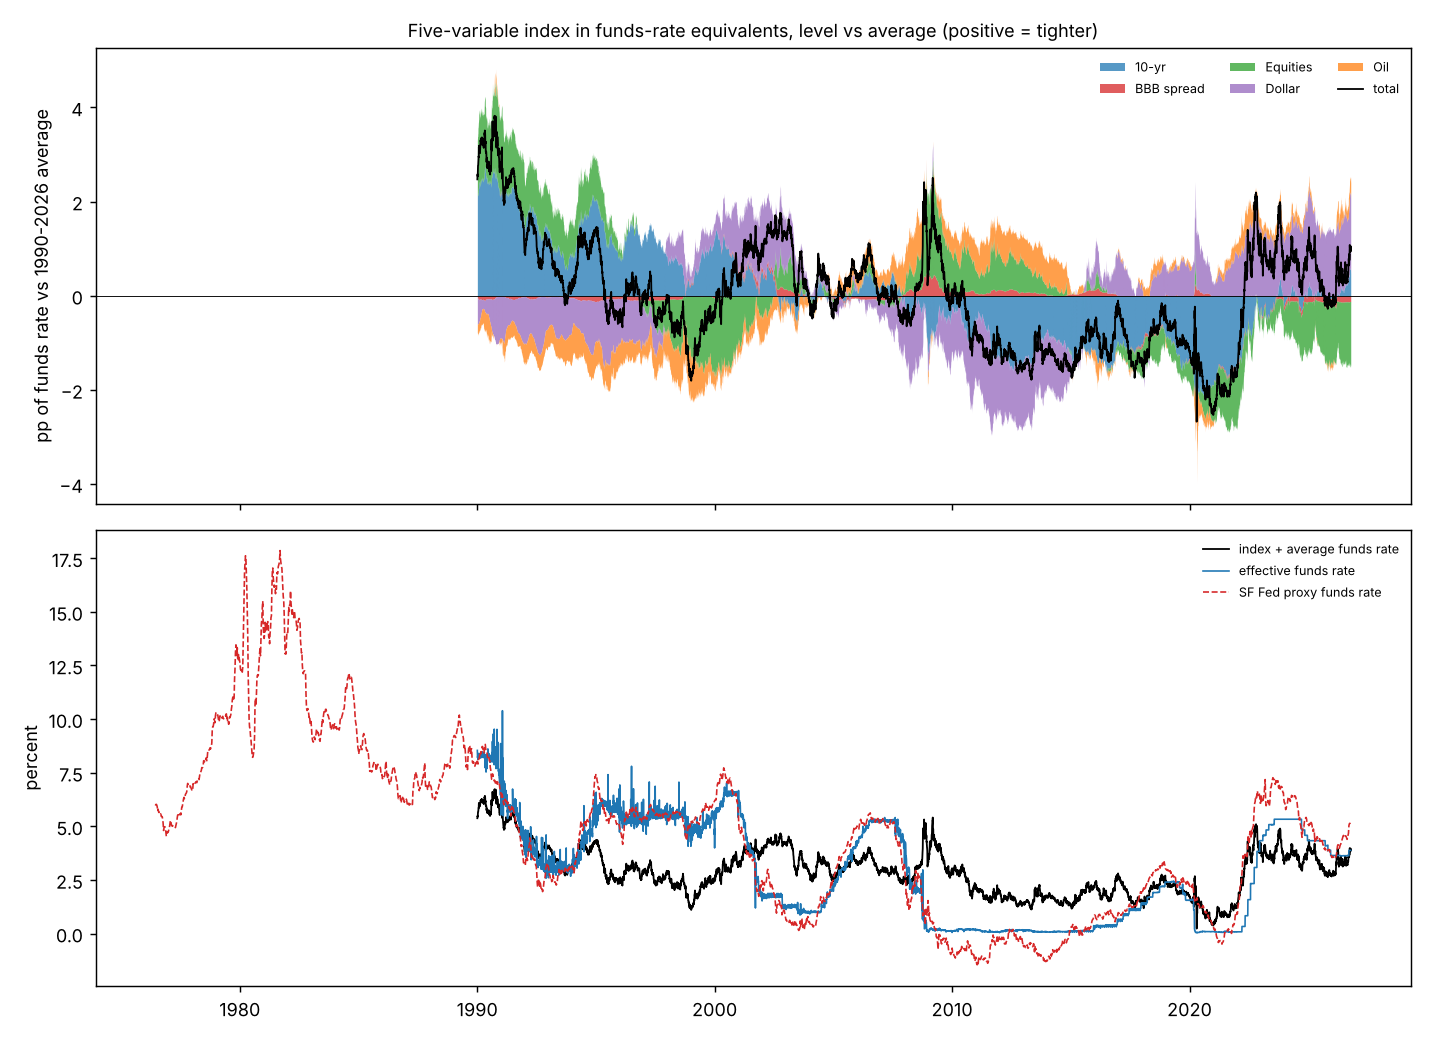

The script that saved this image:
"""
Level version of the five-variable funds-rate-equivalent index: deviations of each variable from its 1990 to latest average, times the FRB/US
sensitivities (analysis/frbus_sensitivities.csv), summed. Positive = tighter than average conditions; units are pp of funds rate.

    level(t) = s10 * (y10 - mean) + sBBB * (BBB spread - mean) - sS * 100 (ln CAPE - mean) + sD * 100 (ln real dollar - mean)
               + sO * 100 (ln real WTI - mean)

Stationary transforms: stocks as the valuation multiple (CAPE from fcig_gs_daily.csv; the FRB/US stock shock moves the required return with earnings
fixed, i.e. valuation), the dollar in real terms (the FRB/US real exchange rate fpxr, the variable the dollar sensitivity was estimated on, put on a daily footing with the
nominal broad dollar), oil in real terms (WTI over the FRB/US PCE price level), the BBB spread as is, and the 10-year either nominal (default) or real
(less FRB/US ptr, the SPF 10-year expected PCE inflation, --real10). FRB/US history comes from federalreserve.gov (data_only_package), so FRED is only
needed for daily WTI (a saved copy is used when FRED is down). The sensitivities come from local shocks around a steady state, so applying them to large deviations over decades is a linear
extrapolation. Validation: the index plus the average funds rate should track the effective funds rate before 2008 and the SF Fed proxy funds rate after.

Usage:  python analysis/ms5_level.py [--horizon q4|q8|q12] [--real10]
Outputs: analysis/ms5_level_daily.csv, analysis/ms5_level.png
"""
import os, sys
import numpy as np, pandas as pd

ROOT = os.path.dirname(os.path.dirname(os.path.abspath(__file__)))
sys.path.insert(0, ROOT)
from fcig_replicate import fetch, fred, hold, RAW

HERE = os.path.dirname(os.path.abspath(__file__))
HORIZON = sys.argv[sys.argv.index("--horizon") + 1] if "--horizon" in sys.argv else "q4"
REAL10 = "--real10" in sys.argv
START = "1990-01-02"


def get(i):
    """Saved FRED file, refreshed when FRED answers (it sometimes returns a maintenance page)."""
    p = os.path.join(RAW, f"{i}.csv")
    body = fetch(f"https://fred.stlouisfed.org/graph/fredgraph.csv?id={i}")
    if body is not None and body.startswith(b"observation_date"):
        open(p, "wb").write(body)
    return fred(i)


def frbus_history():
    """Quarterly FRB/US history (federalreserve.gov data_only_package): real exchange rate fpxr, PCE price level pcnia, 10-year expected PCE
    inflation ptr, stamped at mid-quarter."""
    p = os.path.join(RAW, "frbus", "data_only_package", "HISTDATA.TXT")
    if not os.path.exists(p):
        import io, zipfile, urllib.request
        os.makedirs(os.path.join(RAW, "frbus"), exist_ok=True)
        req = urllib.request.Request("https://www.federalreserve.gov/econres/files/data_only_package.zip", headers={"User-Agent": "Mozilla/5.0"})
        zipfile.ZipFile(io.BytesIO(urllib.request.urlopen(req, timeout=120).read())).extractall(os.path.join(RAW, "frbus"))
    h = pd.read_csv(p, index_col=0)
    h.columns = [c.lower() for c in h.columns]
    h = h[["fpxr", "pcnia", "ptr"]].astype(float)
    h.index = pd.PeriodIndex(h.index, freq="Q").to_timestamp() + pd.Timedelta(days=45)
    return h.dropna(how="all")


def to_daily(q, idx, log=False, extrapolate_growth=False):
    """Mid-quarter values interpolated (linearly, or in logs) to the daily index; after the last quarter held, or grown at the recent rate."""
    s = np.log(q) if log else q
    d = s.reindex(s.index.union(idx)).interpolate("time").reindex(idx)
    if extrapolate_growth:
        last = s.index[-1]
        g = (s.iloc[-1] - s.iloc[-5]) / (s.index[-1] - s.index[-5]).days
        d = d.where(idx <= last, s.iloc[-1] + g * (idx - last).days.values)
    else:
        d = d.ffill()
    return np.exp(d) if log else d


def build():
    G = pd.read_csv(os.path.join(ROOT, "fcig_gs_daily.csv"), parse_dates=["date"]).set_index("date")
    idx = G.loc[START:].index
    X = pd.DataFrame(index=idx)
    X["y10"], X["bbb"], X["ffr"] = G.x_y10, G.x_bbb, G.x_ffr
    X["lncape"] = np.log(G.x_cape)
    H = frbus_history()
    # real dollar: the model's own real exchange rate (trade weighted); quarterly ratio of fpxr to the nominal broad dollar applied to the daily nominal
    nom = G.x_usd
    nq = nom.groupby(nom.index.to_period("Q")).mean()
    nq.index = nq.index.to_timestamp() + pd.Timedelta(days=45)
    ratio = (H.fpxr / nq.reindex(H.index)).dropna()
    X["lnrusd"] = np.log(nom * to_daily(ratio, nom.index, log=True).bfill()).reindex(idx)
    # real oil: WTI over the PCE price level (interpolated; after the last quarter grown at its recent rate)
    wti = hold(get("DCOILWTICO"), idx[-1]).reindex(idx, method="ffill").clip(lower=5.0)   # WTI was negative on 20 Apr 2020
    X["lnroil"] = np.log(wti / to_daily(H.pcnia.dropna(), idx, log=True, extrapolate_growth=True).bfill())
    if REAL10:
        X["y10"] = X.y10 - to_daily(H.ptr.dropna(), idx).bfill()
    return X.dropna(), G


def level(X, S):
    m = X.mean()
    C = pd.DataFrame({
        "10-yr": S["rg10"] * (X.y10 - m.y10),
        "BBB spread": S["rbbbp"] * (X.bbb - m.bbb),
        "Equities": -S["req"] * 100 * (X.lncape - m.lncape),
        "Dollar": S["fpxr"] * 100 * (X.lnrusd - m.lnrusd),
        "Oil": S["poil"] * 100 * (X.lnroil - m.lnroil),
    })
    C["Total"] = C.sum(axis=1)
    return C


def main():
    S = pd.read_csv(os.path.join(HERE, "frbus_sensitivities.csv"), index_col=0)[f"ffr_eq_{HORIZON}"].to_dict()
    X, G = build()
    C = level(X, S)
    C.to_csv(os.path.join(HERE, "ms5_level_daily.csv"), float_format="%.4f", index_label="date")
    print(f"{HORIZON}, 10-year {'real' if REAL10 else 'nominal'}; sample {X.index[0].date()} to {X.index[-1].date()}")
    print("averages:", {k: round(float(v), 3) for k, v in X.mean().items()})
    print("\\nlatest vs average (pp of funds rate): ", C.iloc[-1].round(2).to_dict())
    print("percentile of today's total in the sample: %.0f%%" % (100 * (C.Total < C.Total.iloc[-1]).mean()))
    print("\\nselected dates:")
    for d in ("1990-06-29", "1994-12-30", "2000-03-31", "2007-06-29", "2009-03-31", "2012-12-31", "2018-12-31", "2020-03-31", "2021-12-31", "2023-10-31", "2026-02-27", "2026-08-27", str(C.index[-1].date())):
        r = C.loc[:d].iloc[-1]
        print(f"  {d}: total {r.Total:+.2f} | " + "  ".join(f"{k} {v:+.2f}" for k, v in r.drop("Total").items()))
    # validation against the effective funds rate and the SF Fed proxy funds rate
    effr = X.ffr
    w = None
    pth = os.path.join(RAW, "proxy-funds-rate-data.xlsx")
    if os.path.exists(pth):
        w = pd.read_excel(pth, sheet_name="Weekly", skiprows=1, names=["date", "ffr", "proxy"]).assign(date=lambda x: pd.to_datetime(x.date)).set_index("date").proxy
    print("\\nvalidation (index + average funds rate versus the actual / SF Fed proxy funds rate):")
    for lab, a, b in (("EFFR, 1990-2008-11", "1990-01-01", "2008-11-30"), ("EFFR, 2016-2019", "2016-01-01", "2019-12-31"), ("EFFR, 2022-2026", "2022-01-01", "2026-12-31")):
        c = C.Total[a:b]; e = effr[a:b]
        fit = c + effr.mean()
        print(f"  {lab}: corr {np.corrcoef(c, e)[0, 1]:+.2f}, index + mean EFFR minus EFFR: mean {float((fit[a:b] - e).mean()):+.2f}, rmse {float(np.sqrt(((fit[a:b] - e) ** 2).mean())):.2f}")
    if w is not None:
        cw = C.Total.reindex(w.index, method="ffill").loc[w.index.intersection(C.index)]
        for lab, a, b in (("proxy, 1990-2026", "1990-01-01", "2026-12-31"), ("proxy, 2009-2015", "2009-01-01", "2015-12-31"), ("proxy, 2020-2026", "2020-01-01", "2026-12-31")):
            ww = w[a:b].dropna(); cc = cw.reindex(ww.index).dropna(); ww = ww.reindex(cc.index)
            print(f"  {lab}: corr {np.corrcoef(cc, ww)[0, 1]:+.2f}, index + mean EFFR minus proxy: mean {float((cc + effr.mean() - ww).mean()):+.2f}, rmse {float(np.sqrt(((cc + effr.mean() - ww) ** 2).mean())):.2f}")
    plot(C, effr, w)


def plot(C, effr, w):
    import matplotlib
    matplotlib.use("Agg")
    import matplotlib.pyplot as plt
    pal = {"10-yr": "#1f77b4", "BBB spread": "#d62728", "Equities": "#2ca02c", "Dollar": "#9467bd", "Oil": "#ff7f0e"}
    fig, ax = plt.subplots(2, 1, figsize=(11, 8), sharex=True)
    a = ax[0]
    pos = np.zeros(len(C)); neg = np.zeros(len(C))
    for k, c in pal.items():
        v = C[k].values
        a.fill_between(C.index, np.where(v >= 0, pos, neg), np.where(v >= 0, pos, neg) + v, color=c, alpha=0.75, lw=0, label=k)
        pos, neg = pos + np.clip(v, 0, None), neg + np.clip(v, None, 0)
    a.plot(C.index, C.Total, "k-", lw=1.0, label="total")
    a.axhline(0, color="k", lw=0.5)
    a.set_ylabel("pp of funds rate vs 1990-2026 average"); a.legend(fontsize=7, ncol=3, frameon=False, loc="upper right")
    a.set_title("Five-variable index in funds-rate equivalents, level vs average (positive = tighter)", fontsize=10)
    b = ax[1]
    b.plot(C.index, C.Total + effr.mean(), "k-", lw=1.0, label="index + average funds rate")
    b.plot(effr.index, effr, color="#1f77b4", lw=0.9, label="effective funds rate")
    if w is not None:
        b.plot(w.index, w.values, color="#d62728", lw=0.9, ls="--", label="SF Fed proxy funds rate")
    b.set_ylabel("percent"); b.legend(fontsize=7, frameon=False)
    fig.tight_layout(); fig.savefig(os.path.join(HERE, "ms5_level.png"), dpi=130)


if __name__ == "__main__":
    main()
